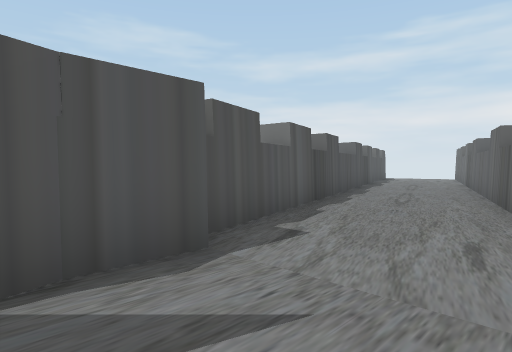
View 1 (above)

15 first-person views from a walk through a 3-D level made in the Unity game engine. The camera is 1.5 m above the floor, tilts 2° down and sees 75° across. The floor is counted in squares, 2 m on a side. Each view is taken from the middle of a square. On the plan, view 1 faces up. The plan holds only what a view shows up to about 11 squares ahead; the rest is blank. The place goes on beyond the plan. The player is left out.

View 2
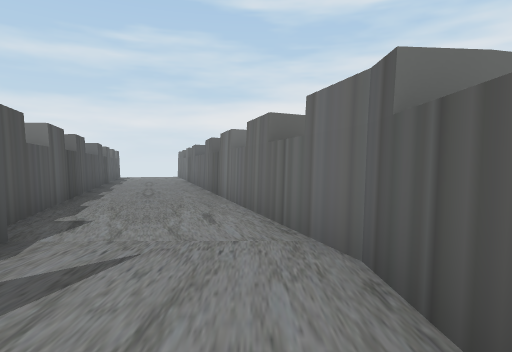

View 3
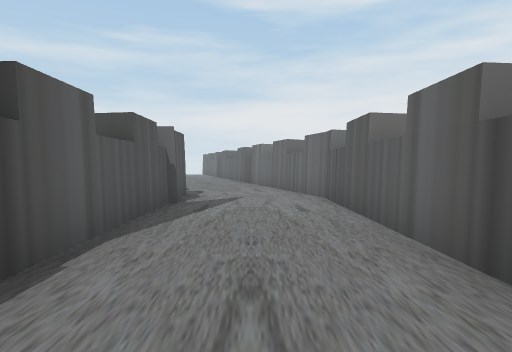

View 4
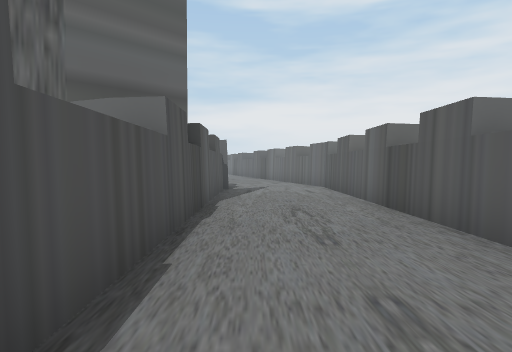

View 5
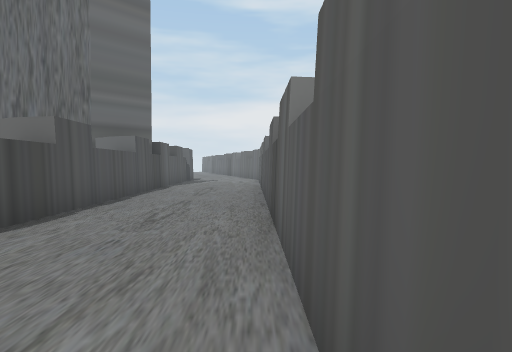

View 6
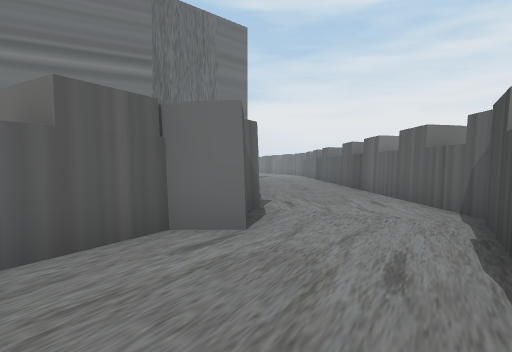

View 7
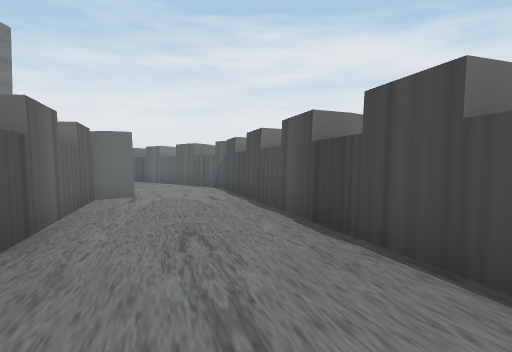

View 8
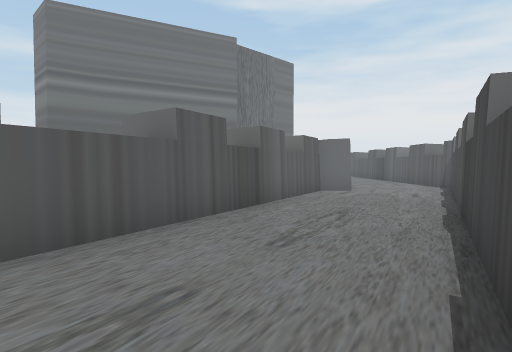

View 9
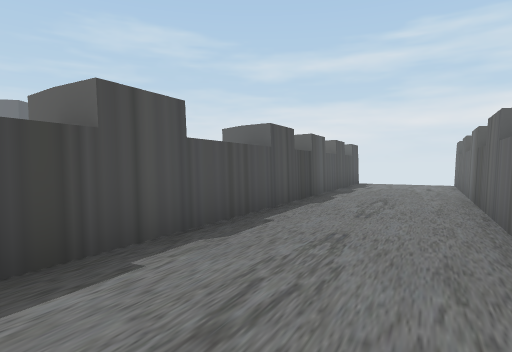

View 10
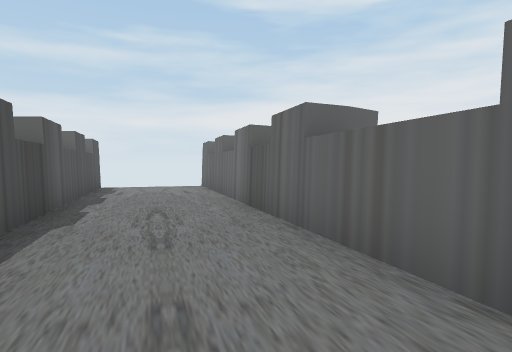

View 11
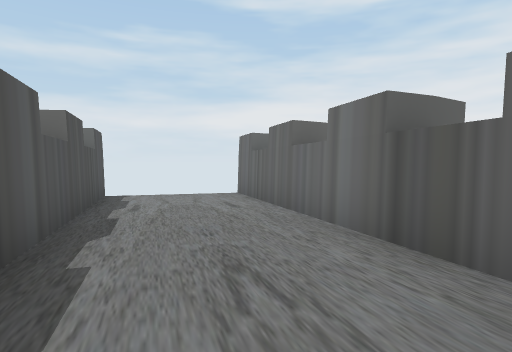

View 12
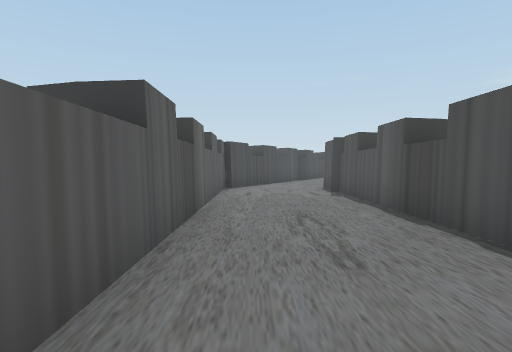

View 13
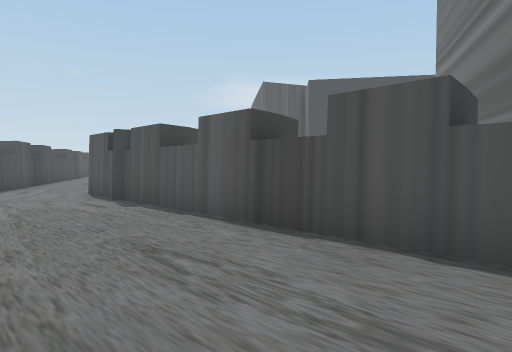

View 14
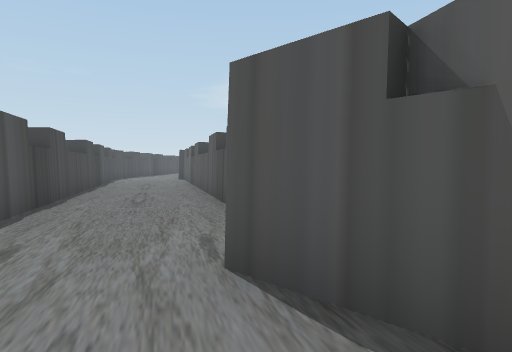

View 15
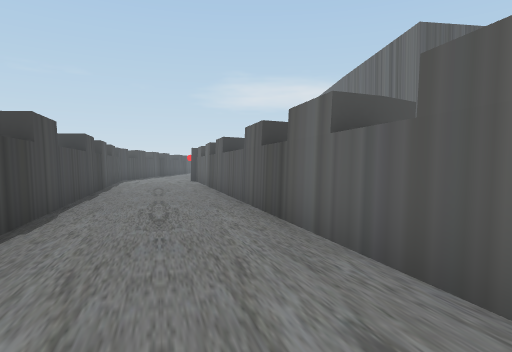

### Floor plan
Points are (right, up) in squares from view 1. A wall is a line through its corners. A room is listed if a view was taken in it or the views show most of it. See-through windows are left out.
Room 1 (views 1, 2, 3, 4, 5, 6, 7, 8, 9, 10, 11, 12, 13, 14, 15)
walls: (-1.6, 1.8) (-12, -8.8); (-1.2, 2.2) (-1.5, 1.8); (1.4, 0.1) (10, 16.7); (-0.4, 3.1) (-1.3, 2.1); (-11.8, -8.9) (-12.3, -9.1) (-13.4, -10.2) (-14, -9.6) (-22.6, -12.1); (-10.9, -12.3) (1.4, 0.3); (-22.5, -15.5) (-10.9, -12.1); (7.1, 18.2) (-0.5, 3.5)
ways out: gap at (7, 18)

Where each view was taken, in squares from view 1:
view 1: 0 up, 0 right, facing up
view 2: 1 down, 1 left, facing up-right
view 3: 4 down, 5 left, facing up-right
view 4: 6 down, 8 left, facing up-right
view 5: 11 down, 10 left, facing up-right
view 6: 13 down, 16 left, facing up-right
view 7: 13 down, 21 left, facing right
view 8: 15 down, 22 left, facing up-right
view 9: 5 up, 3 right, facing up
view 10: 7 up, 3 right, facing up-right
view 11: 10 up, 4 right, facing up-right
view 12: 4 down, 4 left, facing down-left
view 13: 6 down, 5 left, facing left
view 14: 10 down, 11 left, facing left
view 15: 11 down, 13 left, facing left
